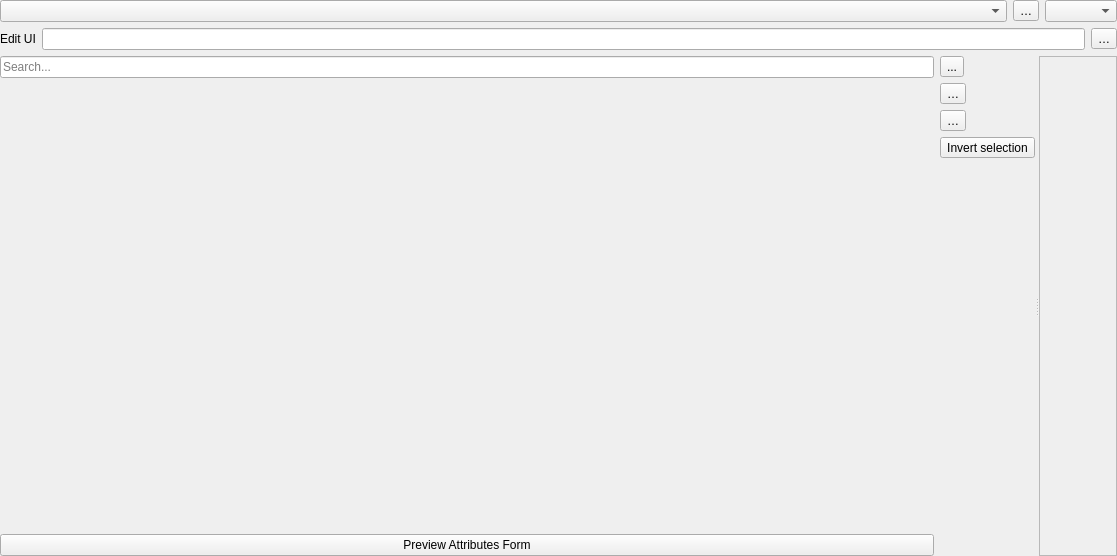
<?xml version="1.0" encoding="UTF-8"?>
<ui version="4.0">
 <class>QgsAttributesFormProperties</class>
 <widget class="QWidget" name="QgsAttributesFormProperties">
  <property name="geometry">
   <rect>
    <x>0</x>
    <y>0</y>
    <width>1117</width>
    <height>556</height>
   </rect>
  </property>
  <property name="windowTitle">
   <string notr="true">Form</string>
  </property>
  <layout class="QGridLayout" name="gridLayout" rowstretch="0,0,1">
   <property name="leftMargin">
    <number>0</number>
   </property>
   <property name="topMargin">
    <number>0</number>
   </property>
   <property name="rightMargin">
    <number>0</number>
   </property>
   <property name="bottomMargin">
    <number>0</number>
   </property>
   <item row="0" column="0">
    <widget class="QWidget" name="widget_2" native="true">
     <layout class="QHBoxLayout" name="horizontalLayout">
      <property name="leftMargin">
       <number>0</number>
      </property>
      <property name="topMargin">
       <number>0</number>
      </property>
      <property name="rightMargin">
       <number>0</number>
      </property>
      <property name="bottomMargin">
       <number>0</number>
      </property>
      <item>
       <widget class="QComboBox" name="mEditorLayoutComboBox">
        <property name="sizePolicy">
         <sizepolicy hsizetype="Preferred" vsizetype="Fixed">
          <horstretch>0</horstretch>
          <verstretch>0</verstretch>
         </sizepolicy>
        </property>
        <property name="toolTip">
         <string>Select attribute layout editor</string>
        </property>
       </widget>
      </item>
      <item>
       <widget class="QToolButton" name="mTbInitCode">
        <property name="toolTip">
         <string>Hake Geospatial forms can have a Python function that is called when the form is opened.
Use this function to add extra logic to your forms.</string>
        </property>
        <property name="text">
         <string>…</string>
        </property>
        <property name="icon">
         <iconset resource="../../images/images.qrc">
          <normaloff>:/images/themes/default/processingScript.svg</normaloff>:/images/themes/default/processingScript.svg</iconset>
        </property>
        <property name="iconSize">
         <size>
          <width>20</width>
          <height>20</height>
         </size>
        </property>
       </widget>
      </item>
      <item>
       <widget class="QComboBox" name="mFormSuppressCmbBx">
        <property name="sizePolicy">
         <sizepolicy hsizetype="Maximum" vsizetype="Fixed">
          <horstretch>0</horstretch>
          <verstretch>0</verstretch>
         </sizepolicy>
        </property>
       </widget>
      </item>
     </layout>
    </widget>
   </item>
   <item row="1" column="0">
    <widget class="QWidget" name="mUiFileFrame" native="true">
     <layout class="QHBoxLayout" name="horizontalLayout_2">
      <property name="leftMargin">
       <number>0</number>
      </property>
      <property name="topMargin">
       <number>0</number>
      </property>
      <property name="rightMargin">
       <number>0</number>
      </property>
      <property name="bottomMargin">
       <number>0</number>
      </property>
      <item>
       <widget class="QLabel" name="label_2">
        <property name="text">
         <string>Edit UI</string>
        </property>
       </widget>
      </item>
      <item>
       <widget class="QLineEdit" name="mEditFormLineEdit"/>
      </item>
      <item>
       <widget class="QToolButton" name="pbnSelectEditForm">
        <property name="text">
         <string>…</string>
        </property>
        <property name="iconSize">
         <size>
          <width>20</width>
          <height>20</height>
         </size>
        </property>
       </widget>
      </item>
     </layout>
    </widget>
   </item>
   <item row="2" column="0">
    <widget class="QSplitter" name="splitter">
     <property name="orientation">
      <enum>Qt::Horizontal</enum>
     </property>
     <widget class="QWidget" name="widget" native="true">
      <layout class="QGridLayout" name="gridLayout_3">
       <property name="leftMargin">
        <number>0</number>
       </property>
       <property name="topMargin">
        <number>0</number>
       </property>
       <property name="rightMargin">
        <number>0</number>
       </property>
       <property name="bottomMargin">
        <number>0</number>
       </property>
       <item row="0" column="0">
        <layout class="QHBoxLayout" name="searchBarLayout">
         <item>
          <widget class="QgsFilterLineEdit" name="mSearchLineEdit">
           <property name="sizePolicy">
            <sizepolicy hsizetype="Expanding" vsizetype="Fixed">
             <horstretch>0</horstretch>
             <verstretch>0</verstretch>
            </sizepolicy>
           </property>
           <property name="placeholderText">
            <string>Search...</string>
           </property>
           <property name="showSearchIcon">
            <bool>true</bool>
           </property>
           <property name="qgisRelation" stdset="0">
            <string notr="true"/>
           </property>
          </widget>
         </item>
        </layout>
       </item>
       <item row="0" column="1" rowspan="2">
        <layout class="QVBoxLayout" name="verticalLayout">
         <property name="sizeConstraint">
          <enum>QLayout::SetDefaultConstraint</enum>
         </property>
         <item>
          <widget class="QToolButton" name="mShowAliasesButton">
           <property name="toolTip">
            <string>Show field aliases instead of names</string>
           </property>
           <property name="text">
            <string>...</string>
           </property>
           <property name="icon">
            <iconset resource="../../images/images.qrc">
             <normaloff>:/images/themes/default/mToggleAliases.svg</normaloff>:/images/themes/default/mToggleAliases.svg</iconset>
           </property>
           <property name="iconSize">
            <size>
             <width>20</width>
             <height>20</height>
            </size>
           </property>
           <property name="checkable">
            <bool>true</bool>
           </property>
          </widget>
         </item>
         <item>
          <widget class="QToolButton" name="mAddContainerButton">
           <property name="toolTip">
            <string>Add a new tab or group to the form layout</string>
           </property>
           <property name="text">
            <string>…</string>
           </property>
           <property name="icon">
            <iconset resource="../../images/images.qrc">
             <normaloff>:/images/themes/default/symbologyAdd.svg</normaloff>:/images/themes/default/symbologyAdd.svg</iconset>
           </property>
           <property name="iconSize">
            <size>
             <width>20</width>
             <height>20</height>
            </size>
           </property>
          </widget>
         </item>
         <item>
          <widget class="QToolButton" name="mRemoveLayoutItemButton">
           <property name="toolTip">
            <string>Remove selected item(s) from the form layout</string>
           </property>
           <property name="text">
            <string>…</string>
           </property>
           <property name="icon">
            <iconset resource="../../images/images.qrc">
             <normaloff>:/images/themes/default/symbologyRemove.svg</normaloff>:/images/themes/default/symbologyRemove.svg</iconset>
           </property>
           <property name="iconSize">
            <size>
             <width>20</width>
             <height>20</height>
            </size>
           </property>
          </widget>
         </item>
         <item>
          <widget class="QToolButton" name="mInvertSelectionButton">
           <property name="toolTip">
            <string>Invert selection</string>
           </property>
           <property name="text">
            <string>Invert selection</string>
           </property>
           <property name="icon">
            <iconset resource="../../images/images.qrc">
             <normaloff>:/images/themes/default/mActionInvertSelection.svg</normaloff>:/images/themes/default/mActionInvertSelection.svg</iconset>
           </property>
           <property name="iconSize">
            <size>
             <width>20</width>
             <height>20</height>
            </size>
           </property>
          </widget>
         </item>
         <item>
          <spacer name="verticalSpacer">
           <property name="orientation">
            <enum>Qt::Vertical</enum>
           </property>
           <property name="sizeHint" stdset="0">
            <size>
             <width>0</width>
             <height>40</height>
            </size>
           </property>
          </spacer>
         </item>
        </layout>
       </item>
       <item row="1" column="0">
        <layout class="QHBoxLayout" name="horizontalLayout_3">
         <property name="spacing">
          <number>0</number>
         </property>
         <item>
          <widget class="QWidget" name="mAvailableWidgetsWidget" native="true">
           <property name="sizePolicy">
            <sizepolicy hsizetype="Expanding" vsizetype="Expanding">
             <horstretch>0</horstretch>
             <verstretch>0</verstretch>
            </sizepolicy>
           </property>
           <property name="minimumSize">
            <size>
             <width>200</width>
             <height>0</height>
            </size>
           </property>
          </widget>
         </item>
         <item>
          <spacer name="mTreeViewHorizontalSpacer">
           <property name="orientation">
            <enum>Qt::Horizontal</enum>
           </property>
           <property name="sizeType">
            <enum>QSizePolicy::Fixed</enum>
           </property>
           <property name="sizeHint" stdset="0">
            <size>
             <width>6</width>
             <height>20</height>
            </size>
           </property>
          </spacer>
         </item>
         <item>
          <widget class="QWidget" name="mFormLayoutWidget" native="true">
           <property name="sizePolicy">
            <sizepolicy hsizetype="Expanding" vsizetype="Expanding">
             <horstretch>0</horstretch>
             <verstretch>0</verstretch>
            </sizepolicy>
           </property>
           <property name="minimumSize">
            <size>
             <width>200</width>
             <height>0</height>
            </size>
           </property>
          </widget>
         </item>
        </layout>
       </item>
       <item row="2" column="0">
        <widget class="QPushButton" name="mFormPreviewButton">
         <property name="text">
          <string>Preview Attributes Form</string>
         </property>
        </widget>
       </item>
      </layout>
     </widget>
     <widget class="QgsScrollArea" name="scrollArea_2">
      <property name="sizePolicy">
       <sizepolicy hsizetype="Expanding" vsizetype="Expanding">
        <horstretch>0</horstretch>
        <verstretch>0</verstretch>
       </sizepolicy>
      </property>
      <property name="widgetResizable">
       <bool>true</bool>
      </property>
      <widget class="QWidget" name="scrollAreaWidgetContents_5">
       <property name="geometry">
        <rect>
         <x>0</x>
         <y>0</y>
         <width>86</width>
         <height>488</height>
        </rect>
       </property>
       <layout class="QGridLayout" name="gridLayout_4">
        <item row="0" column="0">
         <widget class="QWidget" name="mAttributeTypeFrame" native="true">
          <property name="sizePolicy">
           <sizepolicy hsizetype="Expanding" vsizetype="Expanding">
            <horstretch>0</horstretch>
            <verstretch>0</verstretch>
           </sizepolicy>
          </property>
          <layout class="QGridLayout" name="gridLayout_2"/>
         </widget>
        </item>
       </layout>
      </widget>
     </widget>
    </widget>
   </item>
  </layout>
 </widget>
 <customwidgets>
  <customwidget>
   <class>QgsFilterLineEdit</class>
   <extends>QLineEdit</extends>
   <header>qgsfilterlineedit.h</header>
  </customwidget>
  <customwidget>
   <class>QgsScrollArea</class>
   <extends>QScrollArea</extends>
   <header>qgsscrollarea.h</header>
   <container>1</container>
  </customwidget>
 </customwidgets>
 <tabstops>
  <tabstop>mEditorLayoutComboBox</tabstop>
  <tabstop>mTbInitCode</tabstop>
  <tabstop>mFormSuppressCmbBx</tabstop>
  <tabstop>mEditFormLineEdit</tabstop>
  <tabstop>pbnSelectEditForm</tabstop>
  <tabstop>mSearchLineEdit</tabstop>
  <tabstop>mShowAliasesButton</tabstop>
  <tabstop>mAddContainerButton</tabstop>
  <tabstop>mRemoveLayoutItemButton</tabstop>
  <tabstop>mInvertSelectionButton</tabstop>
  <tabstop>scrollArea_2</tabstop>
 </tabstops>
 <resources>
  <include location="../../images/images.qrc"/>
 </resources>
 <connections/>
</ui>
